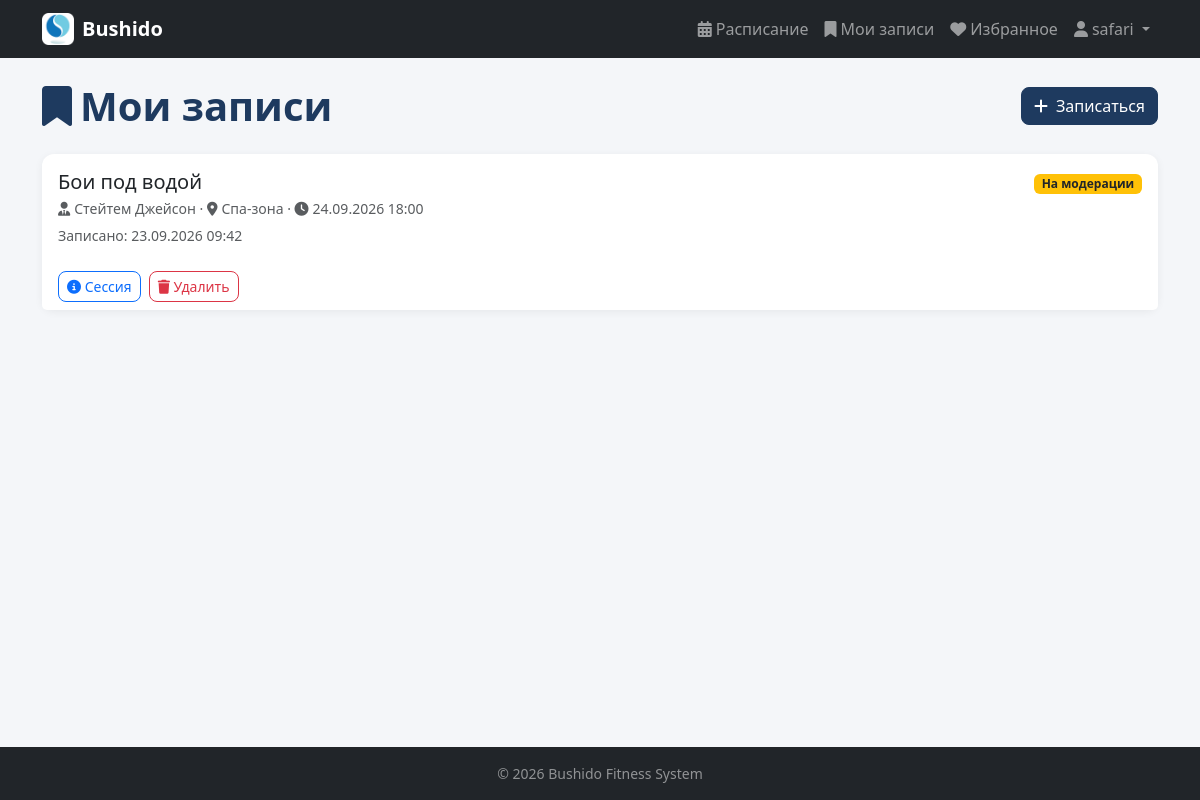
Before: /bookings/ (signed in) with the older database file.
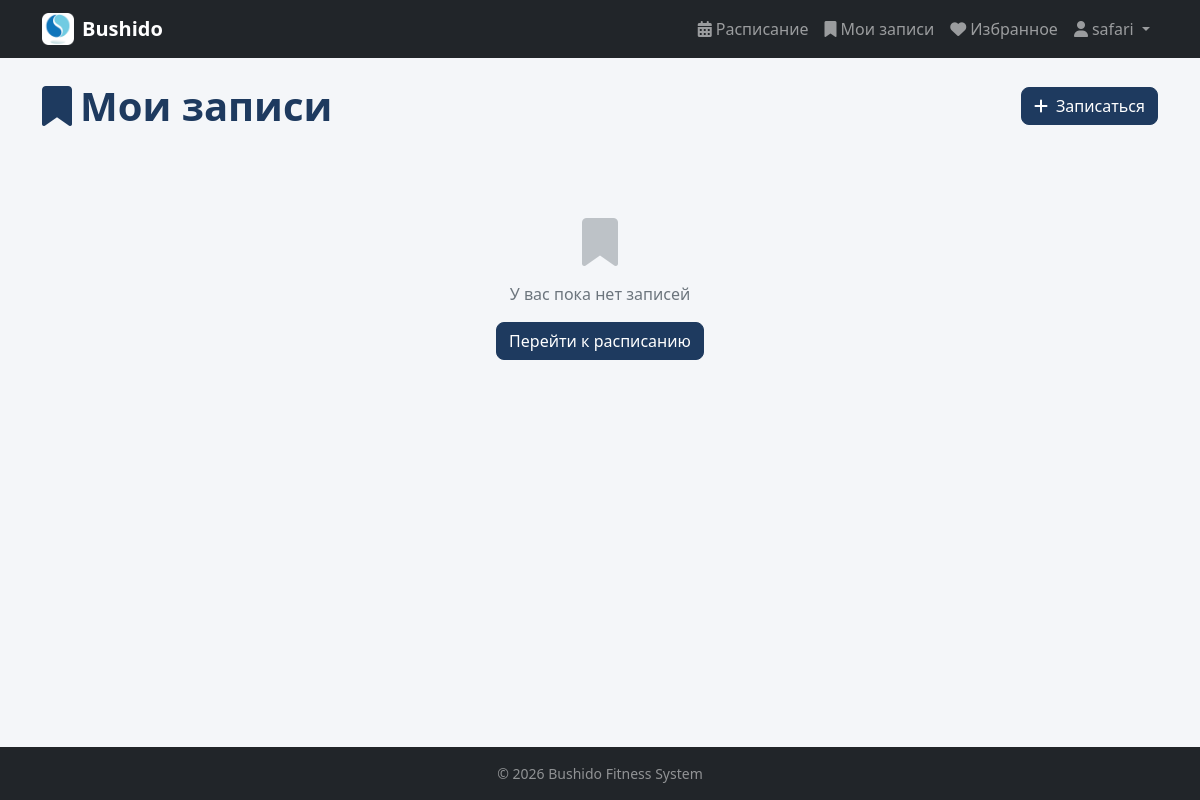
After: the same page with the newer database file.
### main/models.py (models this page shows, shortened)
class Booking(models.Model):
    STATUS_CHOICES = [
        ('pending', 'На модерации'),
        ('approved', 'Одобрена'),
        ('rejected', 'Отклонена'),
    ]
    user = models.ForeignKey(User, on_delete=models.CASCADE, verbose_name='Пользователь')
    session = models.ForeignKey(Session, on_delete=models.CASCADE, verbose_name='Сессия')
    created_at = models.DateTimeField(auto_now_add=True, verbose_name='Создано')
    status = models.CharField(max_length=20, choices=STATUS_CHOICES, default='pending', verbose_name='Статус')
    moderation_reason = models.TextField(blank=True, verbose_name='Комментарий модератора')
    moderated_at = models.DateTimeField(blank=True, null=True, verbose_name='Дата модерации')
    is_deleted = models.BooleanField(default=False, verbose_name='Удалено')
    deleted_at = models.DateTimeField(blank=True, null=True, verbose_name='Дата удаления')
    objects = ActiveManager()
    all_objects = models.Manager()
    class Meta:
        verbose_name = 'Запись'
        verbose_name_plural = 'Записи'
        ordering = ['-created_at']

class Session(models.Model):
    trainer = models.ForeignKey(Trainer, on_delete=models.CASCADE, verbose_name='Тренер')
    zone = models.ForeignKey(Zone, on_delete=models.CASCADE, verbose_name='Зона')
    title = models.CharField(max_length=100, verbose_name='Название')
    date = models.DateTimeField(verbose_name='Дата и время')
    max_participants = models.PositiveIntegerField(verbose_name='Максимум участников')
    description = models.TextField(blank=True, verbose_name='Описание')
    is_deleted = models.BooleanField(default=False, verbose_name='Удалено')
    deleted_at = models.DateTimeField(blank=True, null=True, verbose_name='Дата удаления')
    objects = ActiveManager()
    all_objects = models.Manager()
    class Meta:
        verbose_name = 'Сессия'
        verbose_name_plural = 'Сессии'
        ordering = ['-date']

class Trainer(models.Model):
    first_name = models.CharField(max_length=50, verbose_name='Имя')
    last_name = models.CharField(max_length=50, verbose_name='Фамилия')
    specialization = models.CharField(max_length=100, verbose_name='Специализация')
    photo = models.ImageField(upload_to='trainers/', blank=True, null=True, verbose_name='Фото')
    description = models.TextField(blank=True, verbose_name='Описание')
    is_deleted = models.BooleanField(default=False, verbose_name='Удалено')
    deleted_at = models.DateTimeField(blank=True, null=True, verbose_name='Дата удаления')
    objects = ActiveManager()
    all_objects = models.Manager()
    class Meta:
        verbose_name = 'Тренер'
        verbose_name_plural = 'Тренеры'
    def __str__(self):
        return f"{self.last_name} {self.first_name}"

class Zone(models.Model):
    name = models.CharField(max_length=100, verbose_name='Название')
    capacity = models.PositiveIntegerField(verbose_name='Вместимость')
    description = models.TextField(blank=True, verbose_name='Описание')
    is_deleted = models.BooleanField(default=False, verbose_name='Удалено')
    deleted_at = models.DateTimeField(blank=True, null=True, verbose_name='Дата удаления')
    objects = ActiveManager()
    all_objects = models.Manager()
    class Meta:
        verbose_name = 'Зона'
        verbose_name_plural = 'Зоны'

### main/views.py (the view)
# urls.py: path('bookings/', views.booking_list, name='booking_list'),
@login_required
def booking_list(request):
    bookings = Booking.objects.filter(user=request.user).select_related('session', 'session__trainer')
    return render(request, 'main/booking_list.html', {'bookings': bookings})

### main/models.py (called while the page is built)
    def get_queryset(self):
        return super().get_queryset().filter(is_deleted=False)

### main/templates/main/booking_list.html (shortened to what this page needs)
{% extends 'base.html' %}
{% block content %}
<div class="d-flex justify-content-between align-items-center mb-4">
    <h1 class="page-title mb-0"><i class="fas fa-bookmark me-2"></i>Мои записи</h1>
    <a href="{% url 'session_list' %}" class="btn btn-primary">
        <i class="fas fa-plus me-2"></i>Записаться
    </a>
</div>
{% for b in bookings %}
    <div class="card mb-3 {% if b.status == 'rejected' %}border-danger{% elif b.status == 'pending' %}border-warning{% endif %}">
        <div class="card-body">
            <div class="d-flex justify-content-between align-items-start">
                <div>
                    <h5 class="mb-1">{{ b.session.title }}</h5>
                    <p class="text-muted small mb-1">
                        <i class="fas fa-user-tie me-1"></i>{{ b.session.trainer }} ·
                        <i class="fas fa-map-marker-alt me-1"></i>{{ b.session.zone.name }} ·
                        <i class="fas fa-clock me-1"></i>{{ b.session.date|date:"d.m.Y H:i" }}
                    </p>
                    <small class="text-muted">Записано: {{ b.created_at|date:"d.m.Y H:i" }}</small>
                </div>
                <div class="text-end">
                    {% if b.status == 'approved' %}
                        <span class="badge bg-success">Одобрена</span>
                    {% elif b.status == 'pending' %}
                        <span class="badge bg-warning text-dark">На модерации</span>
                    {% elif b.status == 'rejected' %}
                        <span class="badge bg-danger">Отклонена</span>
                        {% if b.moderation_reason %}
                            <p class="small text-danger mt-1 mb-0">Причина: {{ b.moderation_reason }}</p>
                        {% endif %}
                    {% endif %}
                </div>
            </div>
        </div>
        {% if b.status != 'rejected' %}
            <div class="card-footer bg-white border-0 d-flex gap-2">
                <a href="{% url 'session_detail' b.session.pk %}" class="btn btn-outline-primary btn-sm">
                    <i class="fas fa-info-circle"></i> Сессия
                </a>
                <a href="{% url 'booking_delete' b.pk %}" class="btn btn-outline-danger btn-sm">
                    <i class="fas fa-trash"></i> Удалить
                </a>
            </div>
        {% endif %}
    </div>
{% empty %}
    <div class="empty-state">
        <i class="fas fa-bookmark"></i>
        <p>У вас пока нет записей</p>
        <a href="{% url 'session_list' %}" class="btn btn-primary">Перейти к расписанию</a>
    </div>
{% endfor %}
{% endblock %}

Changed rows visible on the page:
removed Booking: session "Бои под водой", session.trainer "Стейтем Джейсон", session.zone.name "Спа-зона", session "24.09.2026 18:00", created_at "23.09.2026 09:42", status "На модерации"
Other visible differences:
text now shown: "У вас пока нет записей Перейти к расписанию"
